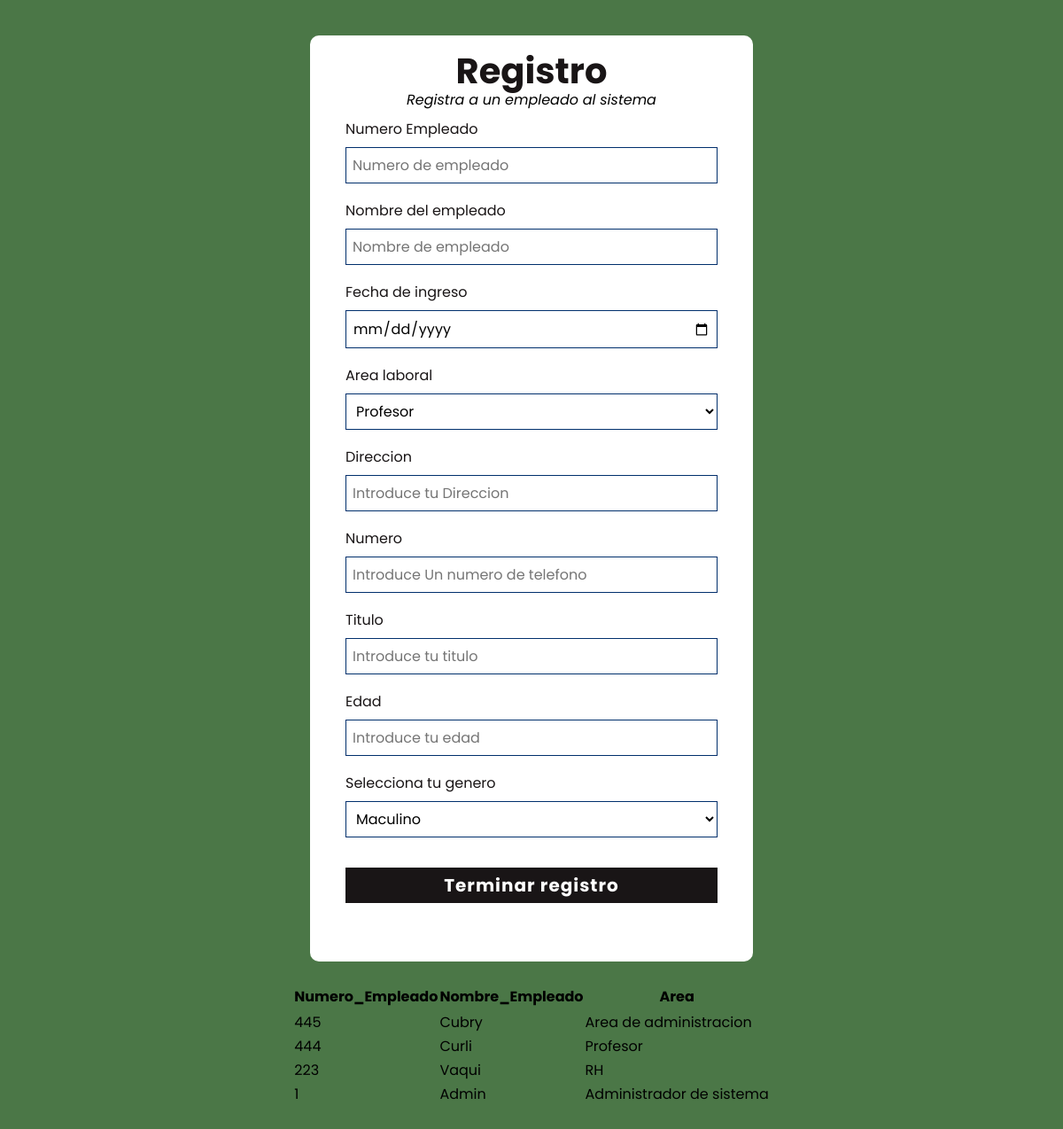
The app's page /adminPage.php, older data.
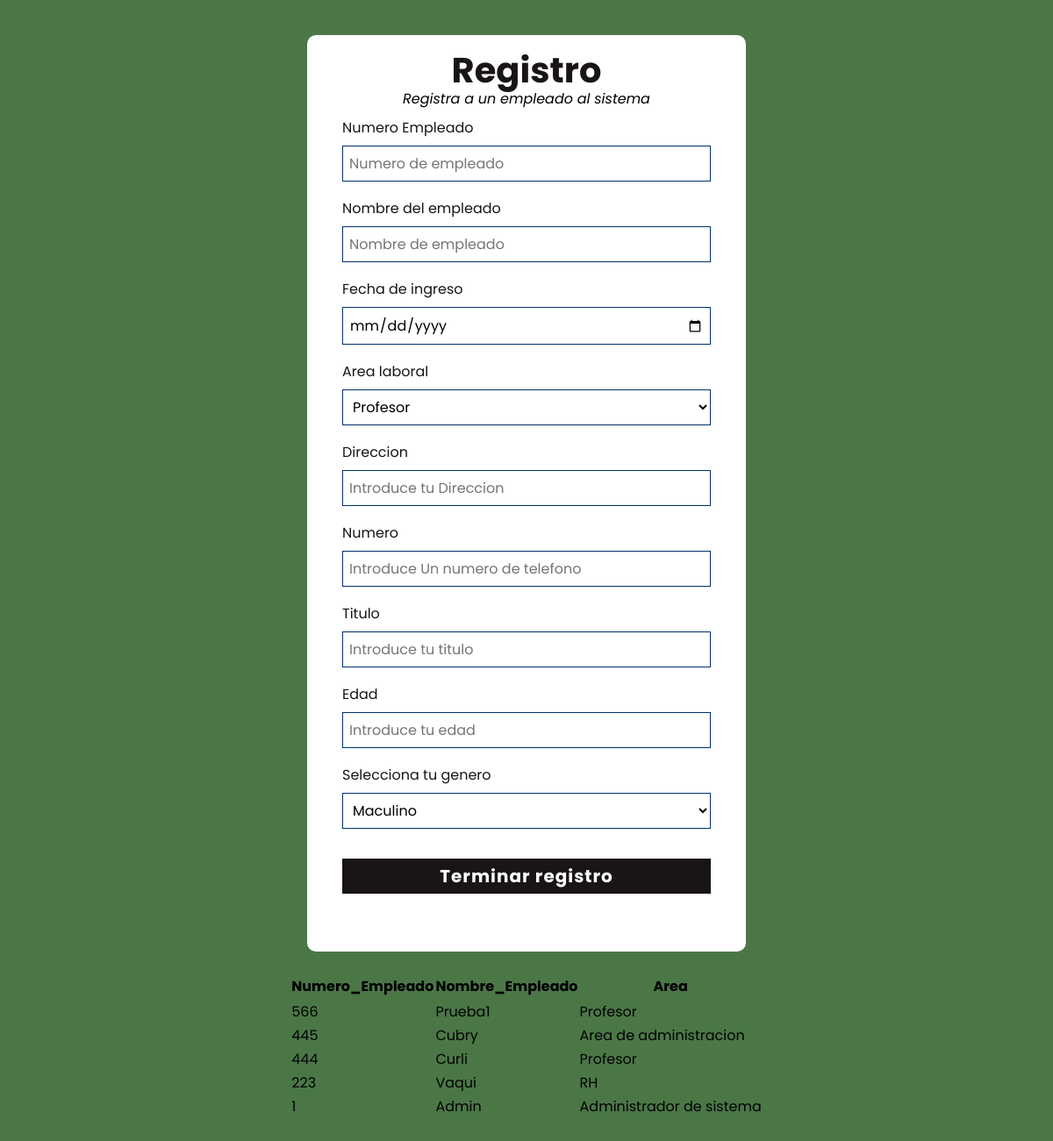
The same page, newer data.
### tables this page shows
CREATE TABLE `empleado` (
  `Numero_Empleado` int(20) NOT NULL,
  `Nombre_Empleado` varchar(30) NOT NULL,
  `Contraseña_Empleado` varchar(20) DEFAULT '',
  `Area` varchar(30) NOT NULL,
  `Edad` int(3) NOT NULL,
  `Genero` varchar(12) NOT NULL,
  `Titulo` varchar(50) NOT NULL,
  `Fecha_Ingreso` date NOT NULL DEFAULT current_timestamp(),
  `Direccion` varchar(200) NOT NULL,
  `Telefono` varchar(12) NOT NULL,
  `Discapacidad` varchar(50) NOT NULL DEFAULT 'N/A',
  `Estado` varchar(30) NOT NULL DEFAULT 'Activo',
  `Dias_Extras` int(2) NOT NULL DEFAULT 0,
  `Dias` int(2) NOT NULL DEFAULT 24
);

### adminPage.php (the view, shortened to what this page needs)
<html>
<head>
    <link rel="stylesheet" href="styleLogin.css">
    <link rel="stylesheet" href="styleencuesta.css">
</head>
<body>
    <div role="region" tabindex="0">
        <center>
        <table>
            <caption><br></caption>
            <thead>
                <tr>
                    <th>Numero_Empleado<br></th>
                    <th>Nombre_Empleado</th>
                    <th>Area<br></th>
                </tr>
            </thead>
            <tbody>
                <tr>
                <main>
        <header>
            <h1 id="title">Registro</h1>
            <p id="description">Registra a un empleado al sistema</p>
        </header>
        <form id="survey-form" method="post" action="adminPage.php">
            <div class="form-group">
                <label for="numero" id="email-label">Numero Empleado</label>
                <input type="text" name="numeroem" id="Direccion" placeholder="Numero de empleado">
            </div>
            <div class="form-group">
                <label for="name" id="email-label">Nombre del empleado</label>
                <input type="text" name="nombre" id="Direccion" placeholder="Nombre de empleado" required>
            </div>
            <div class="form-group">
                <label for="name" id="email-label">Fecha de ingreso</label>
                <input type="date" id="start" name="fecha" min="1950-12-31" max="2999-12-31" required />
            </div>
            <div class="form-group">
                <label for="occupation">Area laboral</label>
                <select name="area" id="dropdown">
                    <option value="Profesor" selected>Profesor</option>
                  </select>
            </div>
            <div class="form-group">
                <label for="name" id="email-label">Direccion</label>
                <input type="text" name="direccion" id="Direccion" placeholder="Introduce tu Direccion" required>
            </div>
            <div class="form-group">
                <label for="numero" id="email-label">Numero</label>
                <input type="text" name="numero" id="numero" placeholder="Introduce Un numero de telefono" required>
            </div>
            <div class="form-group">
                <label for="numero" id="email-label">Titulo</label>
                <input type="text" name="titulo" id="titulo" placeholder="Introduce tu titulo" required>
            </div>
            <div class="form-group">
                <label for="edad" id="number-label">Edad</label>
                <input type="number" name="edad" id="edad" min="1" max="99" placeholder="Introduce tu edad">
            </div>
            <div class="form-group">
                <label for="occupation">Selecciona tu genero</label>
                <select name="genero" id="dropdown">
                    <option value="masc">Maculino</option>
                </select>
            </div>
            <div class="form-group">
                <button id="submit" type="post">Terminar registro</button>
            </div>
        </form>
    </main>
                </tr>
<?php
require_once("conn.php");
$queryGAU = $conn->prepare("SELECT * from empleado Order by Numero_Empleado Desc");
$queryGAU->execute();
$resultGAU = $queryGAU->get_result();
while ($rowGAU = $resultGAU->fetch_assoc())
{
    $Numero_Empleado = $rowGAU['Numero_Empleado'];
    $Nombre_Empleado = $rowGAU['Nombre_Empleado'];
    $Area = $rowGAU['Area'];
    echo'
    <tr>
    <td> '.htmlspecialchars($Numero_Empleado).' </td>
    <td> '.htmlspecialchars($Nombre_Empleado).' </td>
    <td> '.htmlspecialchars($Area).' </td>
    </tr>
    ';
}
?>
</tbody>
        </table>
    </center>
        </div>
</body>
</html>

### styleLogin.css (style rules this page uses)
* { margin: 0; padding: 0; box-sizing: border-box; font-family: 'Poppins', sans-serif; }
body { min-height: 100vh; width: 100%; background-color: #85cd85; }
button { color: #fff; background: #4b7747; font-size: 1.2rem; font-weight: 350; letter-spacing: 1px; margin-top: 1rem; margin-bottom: 1rem; cursor: pointer; transition: 0.4s; }

### styleencuesta.css (style rules this page uses)
body { margin: 40px 0 40px 0; padding: 0; border: none; outline: none; background-color: #4b7747; box-shadow: none; font-family: -apple-system, BlinkMacSystemFont, 'Segoe UI', 'Roboto', 'Helvetica Neue', Arial, sans-serif; }
main { background-color: white; padding: 10px 40px 40px 40px; display: block; text-align: left; max-width: 500px; margin: auto; border-radius: 10px; }
header { text-align: center; }
h1 { font-size: 40px; color: #191516; font-weight: bold; }
form { display: flex; flex-direction: column; font-size: 22px; }
#name, #email, #numero, #estado, #municipio, #edad, #number, #dropdown, #titulo, #Direccion, #edad, #start { outline: none; width: 100%; padding: 7px; font-size: 16px; border: 0.5px solid #002f6c; background-color: white; box-sizing: border-box; }
#dropdown, option { outline: none; }
select { padding: 7px; }
.form-group { padding: 8px 0; margin-bottom: 2px; }
.form-group>label { margin-bottom: 8px; color: #191516; display: block; }
button { width: 100%; display: block; height: 40px; background-color: #191516; border: none; font-weight: bold; font-size: 20px; color: white; box-sizing: border-box; }
#description { text-align: center; font-style: italic; margin-top: -10px; }

Row changes from the older to the newer data that the page shows:
added empleado: Numero_Empleado "566", Nombre_Empleado "Prueba1", Area "Profesor"
